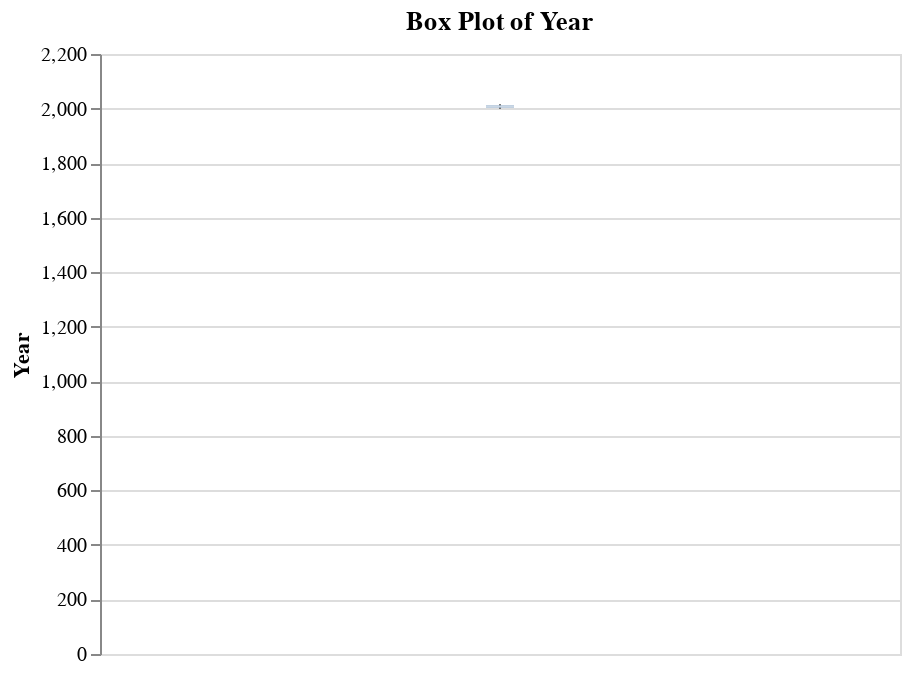
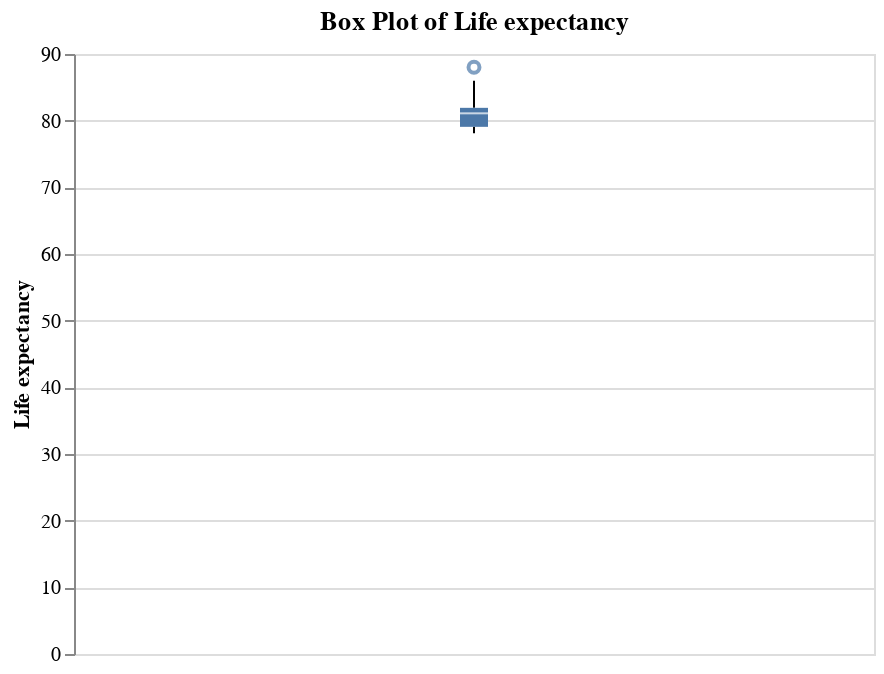
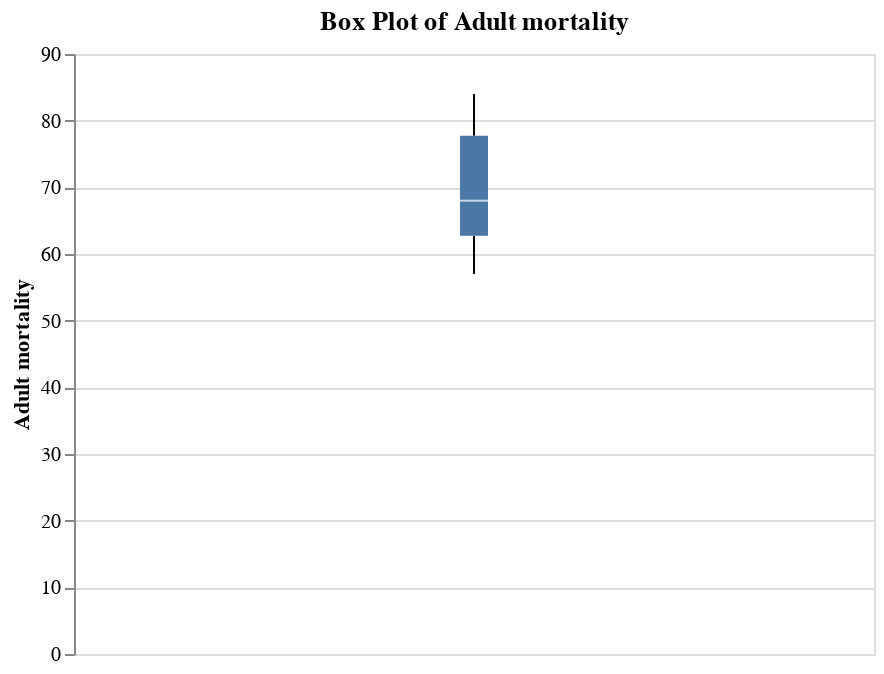
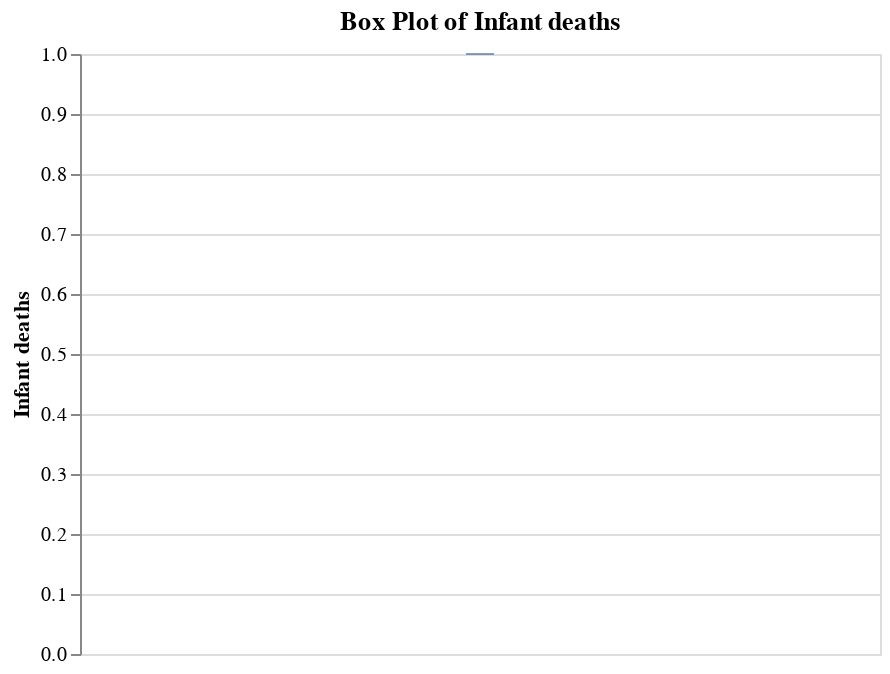

Source (notebook cell) for these figures, in order:
### Code cell
# getting the boxplots for the Netherlands
for column in subset_Netherlands.select_dtypes(include=['float64', 'int64']).columns:
    # Create a box plot for the current column
    chart = alt.Chart(subset_Netherlands).mark_boxplot().encode(
        y=alt.Y(f'{column}:Q', title=column)  # Using f-string for dynamic column naming
    ).properties(
        width=400,
        height=300,
        title=f'Box Plot of {column}'
    )

    # Display the chart
    chart.display()

### Figure 1 — Vega-Lite specification as saved in the notebook (floating-point values rounded to 4 significant figures)
{"config": {"view": {"continuousWidth": 400, "continuousHeight": 300}}, "data": {"name": "data-e1091ad9083535560c70525333a9b06f"}, "mark": "boxplot", "encoding": {"y": {"field": "Year", "title": "Year", "type": "quantitative"}}, "height": 300, "title": "Box Plot of Year", "width": 400, "$schema": "https://vega.github.io/schema/vega-lite/v4.17.0.json", "datasets": {"data-e1091ad9083535560c70525333a9b06f": [{"Country": "Netherlands", "Year": 2015, "Status": "Developed", "Life expectancy": 81.9, "Adult mortality": 57.0, "Infant deaths": 1, "Under-five deaths": 1, "Population": 16939923, "Schooling": 18.1}, {"Country": "Netherlands", "Year": 2014, "Status": "Developed", "Life expectancy": 81.7, "Adult mortality": 58.0, "Infant deaths": 1, "Under-five deaths": 1, "Population": 16865800, "Schooling": 18.1}, {"Country": "Netherlands", "Year": 2013, "Status": "Developed", "Life expectancy": 81.4, "Adult mortality": 60.0, "Infant deaths": 1, "Under-five deaths": 1, "Population": 16844320, "Schooling": 18.1}, {"Country": "Netherlands", "Year": 2012, "Status": "Developed", "Life expectancy": 81.1, "Adult mortality": 62.0, "Infant deaths": 1, "Under-five deaths": 1, "Population": 16754962, "Schooling": 18.1}, {"Country": "Netherlands", "Year": 2011, "Status": "Developed", "Life expectancy": 81.1, "Adult mortality": 63.0, "Infant deaths": 1, "Under-five deaths": 1, "Population": 16693740, "Schooling": 17.2}, {"Country": "Netherlands", "Year": 2010, "Status": "Developed", "Life expectancy": 88.0, "Adult mortality": 64.0, "Infant deaths": 1, "Under-five deaths": 1, "Population": 16615394, "Schooling": 17.0}, {"Country": "Netherlands", "Year": 2009, "Status": "Developed", "Life expectancy": 86.0, "Adult mortality": 65.0, "Infant deaths": 1, "Under-five deaths": 1, "Population": 16533880, "Schooling": 16.9}, {"Country": "Netherlands", "Year": 2008, "Status": "Developed", "Life expectancy": 83.0, "Adult mortality": 68.0, "Infant deaths": 1, "Under-five deaths": 1, "Population": 16445593, "Schooling": 16.8}, {"Country": "Netherlands", "Year": 2007, "Status": "Developed", "Life expectancy": 82.0, "Adult mortality": 68.0, "Infant deaths": 1, "Under-five deaths": 1, "Population": 16381696, "Schooling": 16.6}, {"Country": "Netherlands", "Year": 2006, "Status": "Developed", "Life expectancy": 79.8, "Adult mortality": 71.0, "Infant deaths": 1, "Under-five deaths": 1, "Population": 16346110, "Schooling": 16.5}, {"Country": "Netherlands", "Year": 2005, "Status": "Developed", "Life expectancy": 79.4, "Adult mortality": 72.0, "Infant deaths": 1, "Under-five deaths": 1, "Population": 16319868, "Schooling": 16.4}, {"Country": "Netherlands", "Year": 2004, "Status": "Developed", "Life expectancy": 79.2, "Adult mortality": 77.0, "Infant deaths": 1, "Under-five deaths": 1, "Population": 16281779, "Schooling": 16.5}, {"Country": "Netherlands", "Year": 2003, "Status": "Developed", "Life expectancy": 78.7, "Adult mortality": 80.0, "Infant deaths": 1, "Under-five deaths": 1, "Population": 16225320, "Schooling": 16.5}, {"Country": "Netherlands", "Year": 2002, "Status": "Developed", "Life expectancy": 78.4, "Adult mortality": 81.0, "Infant deaths": 1, "Under-five deaths": 1, "Population": 16148929, "Schooling": 16.9}, {"Country": "Netherlands", "Year": 2001, "Status": "Developed", "Life expectancy": 78.3, "Adult mortality": 82.0, "Infant deaths": 1, "Under-five deaths": 1, "Population": 16225320, "Schooling": 16.7}, {"Country": "Netherlands", "Year": 2000, "Status": "Developed", "Life expectancy": 78.1, "Adult mortality": 84.0, "Infant deaths": 1, "Under-five deaths": 1, "Population": 15925513, "Schooling": 16.5}]}}

### Figure 2 — Vega-Lite specification as saved in the notebook (floating-point values rounded to 4 significant figures)
{"config": {"view": {"continuousWidth": 400, "continuousHeight": 300}}, "data": {"name": "data-e1091ad9083535560c70525333a9b06f"}, "mark": "boxplot", "encoding": {"y": {"field": "Life expectancy", "title": "Life expectancy", "type": "quantitative"}}, "height": 300, "title": "Box Plot of Life expectancy", "width": 400, "$schema": "https://vega.github.io/schema/vega-lite/v4.17.0.json", "datasets": {"data-e1091ad9083535560c70525333a9b06f": [{"Country": "Netherlands", "Year": 2015, "Status": "Developed", "Life expectancy": 81.9, "Adult mortality": 57.0, "Infant deaths": 1, "Under-five deaths": 1, "Population": 16939923, "Schooling": 18.1}, {"Country": "Netherlands", "Year": 2014, "Status": "Developed", "Life expectancy": 81.7, "Adult mortality": 58.0, "Infant deaths": 1, "Under-five deaths": 1, "Population": 16865800, "Schooling": 18.1}, {"Country": "Netherlands", "Year": 2013, "Status": "Developed", "Life expectancy": 81.4, "Adult mortality": 60.0, "Infant deaths": 1, "Under-five deaths": 1, "Population": 16844320, "Schooling": 18.1}, {"Country": "Netherlands", "Year": 2012, "Status": "Developed", "Life expectancy": 81.1, "Adult mortality": 62.0, "Infant deaths": 1, "Under-five deaths": 1, "Population": 16754962, "Schooling": 18.1}, {"Country": "Netherlands", "Year": 2011, "Status": "Developed", "Life expectancy": 81.1, "Adult mortality": 63.0, "Infant deaths": 1, "Under-five deaths": 1, "Population": 16693740, "Schooling": 17.2}, {"Country": "Netherlands", "Year": 2010, "Status": "Developed", "Life expectancy": 88.0, "Adult mortality": 64.0, "Infant deaths": 1, "Under-five deaths": 1, "Population": 16615394, "Schooling": 17.0}, {"Country": "Netherlands", "Year": 2009, "Status": "Developed", "Life expectancy": 86.0, "Adult mortality": 65.0, "Infant deaths": 1, "Under-five deaths": 1, "Population": 16533880, "Schooling": 16.9}, {"Country": "Netherlands", "Year": 2008, "Status": "Developed", "Life expectancy": 83.0, "Adult mortality": 68.0, "Infant deaths": 1, "Under-five deaths": 1, "Population": 16445593, "Schooling": 16.8}, {"Country": "Netherlands", "Year": 2007, "Status": "Developed", "Life expectancy": 82.0, "Adult mortality": 68.0, "Infant deaths": 1, "Under-five deaths": 1, "Population": 16381696, "Schooling": 16.6}, {"Country": "Netherlands", "Year": 2006, "Status": "Developed", "Life expectancy": 79.8, "Adult mortality": 71.0, "Infant deaths": 1, "Under-five deaths": 1, "Population": 16346110, "Schooling": 16.5}, {"Country": "Netherlands", "Year": 2005, "Status": "Developed", "Life expectancy": 79.4, "Adult mortality": 72.0, "Infant deaths": 1, "Under-five deaths": 1, "Population": 16319868, "Schooling": 16.4}, {"Country": "Netherlands", "Year": 2004, "Status": "Developed", "Life expectancy": 79.2, "Adult mortality": 77.0, "Infant deaths": 1, "Under-five deaths": 1, "Population": 16281779, "Schooling": 16.5}, {"Country": "Netherlands", "Year": 2003, "Status": "Developed", "Life expectancy": 78.7, "Adult mortality": 80.0, "Infant deaths": 1, "Under-five deaths": 1, "Population": 16225320, "Schooling": 16.5}, {"Country": "Netherlands", "Year": 2002, "Status": "Developed", "Life expectancy": 78.4, "Adult mortality": 81.0, "Infant deaths": 1, "Under-five deaths": 1, "Population": 16148929, "Schooling": 16.9}, {"Country": "Netherlands", "Year": 2001, "Status": "Developed", "Life expectancy": 78.3, "Adult mortality": 82.0, "Infant deaths": 1, "Under-five deaths": 1, "Population": 16225320, "Schooling": 16.7}, {"Country": "Netherlands", "Year": 2000, "Status": "Developed", "Life expectancy": 78.1, "Adult mortality": 84.0, "Infant deaths": 1, "Under-five deaths": 1, "Population": 15925513, "Schooling": 16.5}]}}

### Figure 3 — Vega-Lite specification as saved in the notebook (floating-point values rounded to 4 significant figures)
{"config": {"view": {"continuousWidth": 400, "continuousHeight": 300}}, "data": {"name": "data-e1091ad9083535560c70525333a9b06f"}, "mark": "boxplot", "encoding": {"y": {"field": "Adult mortality", "title": "Adult mortality", "type": "quantitative"}}, "height": 300, "title": "Box Plot of Adult mortality", "width": 400, "$schema": "https://vega.github.io/schema/vega-lite/v4.17.0.json", "datasets": {"data-e1091ad9083535560c70525333a9b06f": [{"Country": "Netherlands", "Year": 2015, "Status": "Developed", "Life expectancy": 81.9, "Adult mortality": 57.0, "Infant deaths": 1, "Under-five deaths": 1, "Population": 16939923, "Schooling": 18.1}, {"Country": "Netherlands", "Year": 2014, "Status": "Developed", "Life expectancy": 81.7, "Adult mortality": 58.0, "Infant deaths": 1, "Under-five deaths": 1, "Population": 16865800, "Schooling": 18.1}, {"Country": "Netherlands", "Year": 2013, "Status": "Developed", "Life expectancy": 81.4, "Adult mortality": 60.0, "Infant deaths": 1, "Under-five deaths": 1, "Population": 16844320, "Schooling": 18.1}, {"Country": "Netherlands", "Year": 2012, "Status": "Developed", "Life expectancy": 81.1, "Adult mortality": 62.0, "Infant deaths": 1, "Under-five deaths": 1, "Population": 16754962, "Schooling": 18.1}, {"Country": "Netherlands", "Year": 2011, "Status": "Developed", "Life expectancy": 81.1, "Adult mortality": 63.0, "Infant deaths": 1, "Under-five deaths": 1, "Population": 16693740, "Schooling": 17.2}, {"Country": "Netherlands", "Year": 2010, "Status": "Developed", "Life expectancy": 88.0, "Adult mortality": 64.0, "Infant deaths": 1, "Under-five deaths": 1, "Population": 16615394, "Schooling": 17.0}, {"Country": "Netherlands", "Year": 2009, "Status": "Developed", "Life expectancy": 86.0, "Adult mortality": 65.0, "Infant deaths": 1, "Under-five deaths": 1, "Population": 16533880, "Schooling": 16.9}, {"Country": "Netherlands", "Year": 2008, "Status": "Developed", "Life expectancy": 83.0, "Adult mortality": 68.0, "Infant deaths": 1, "Under-five deaths": 1, "Population": 16445593, "Schooling": 16.8}, {"Country": "Netherlands", "Year": 2007, "Status": "Developed", "Life expectancy": 82.0, "Adult mortality": 68.0, "Infant deaths": 1, "Under-five deaths": 1, "Population": 16381696, "Schooling": 16.6}, {"Country": "Netherlands", "Year": 2006, "Status": "Developed", "Life expectancy": 79.8, "Adult mortality": 71.0, "Infant deaths": 1, "Under-five deaths": 1, "Population": 16346110, "Schooling": 16.5}, {"Country": "Netherlands", "Year": 2005, "Status": "Developed", "Life expectancy": 79.4, "Adult mortality": 72.0, "Infant deaths": 1, "Under-five deaths": 1, "Population": 16319868, "Schooling": 16.4}, {"Country": "Netherlands", "Year": 2004, "Status": "Developed", "Life expectancy": 79.2, "Adult mortality": 77.0, "Infant deaths": 1, "Under-five deaths": 1, "Population": 16281779, "Schooling": 16.5}, {"Country": "Netherlands", "Year": 2003, "Status": "Developed", "Life expectancy": 78.7, "Adult mortality": 80.0, "Infant deaths": 1, "Under-five deaths": 1, "Population": 16225320, "Schooling": 16.5}, {"Country": "Netherlands", "Year": 2002, "Status": "Developed", "Life expectancy": 78.4, "Adult mortality": 81.0, "Infant deaths": 1, "Under-five deaths": 1, "Population": 16148929, "Schooling": 16.9}, {"Country": "Netherlands", "Year": 2001, "Status": "Developed", "Life expectancy": 78.3, "Adult mortality": 82.0, "Infant deaths": 1, "Under-five deaths": 1, "Population": 16225320, "Schooling": 16.7}, {"Country": "Netherlands", "Year": 2000, "Status": "Developed", "Life expectancy": 78.1, "Adult mortality": 84.0, "Infant deaths": 1, "Under-five deaths": 1, "Population": 15925513, "Schooling": 16.5}]}}

### Figure 4 — Vega-Lite specification as saved in the notebook (floating-point values rounded to 4 significant figures)
{"config": {"view": {"continuousWidth": 400, "continuousHeight": 300}}, "data": {"name": "data-e1091ad9083535560c70525333a9b06f"}, "mark": "boxplot", "encoding": {"y": {"field": "Infant deaths", "title": "Infant deaths", "type": "quantitative"}}, "height": 300, "title": "Box Plot of Infant deaths", "width": 400, "$schema": "https://vega.github.io/schema/vega-lite/v4.17.0.json", "datasets": {"data-e1091ad9083535560c70525333a9b06f": [{"Country": "Netherlands", "Year": 2015, "Status": "Developed", "Life expectancy": 81.9, "Adult mortality": 57.0, "Infant deaths": 1, "Under-five deaths": 1, "Population": 16939923, "Schooling": 18.1}, {"Country": "Netherlands", "Year": 2014, "Status": "Developed", "Life expectancy": 81.7, "Adult mortality": 58.0, "Infant deaths": 1, "Under-five deaths": 1, "Population": 16865800, "Schooling": 18.1}, {"Country": "Netherlands", "Year": 2013, "Status": "Developed", "Life expectancy": 81.4, "Adult mortality": 60.0, "Infant deaths": 1, "Under-five deaths": 1, "Population": 16844320, "Schooling": 18.1}, {"Country": "Netherlands", "Year": 2012, "Status": "Developed", "Life expectancy": 81.1, "Adult mortality": 62.0, "Infant deaths": 1, "Under-five deaths": 1, "Population": 16754962, "Schooling": 18.1}, {"Country": "Netherlands", "Year": 2011, "Status": "Developed", "Life expectancy": 81.1, "Adult mortality": 63.0, "Infant deaths": 1, "Under-five deaths": 1, "Population": 16693740, "Schooling": 17.2}, {"Country": "Netherlands", "Year": 2010, "Status": "Developed", "Life expectancy": 88.0, "Adult mortality": 64.0, "Infant deaths": 1, "Under-five deaths": 1, "Population": 16615394, "Schooling": 17.0}, {"Country": "Netherlands", "Year": 2009, "Status": "Developed", "Life expectancy": 86.0, "Adult mortality": 65.0, "Infant deaths": 1, "Under-five deaths": 1, "Population": 16533880, "Schooling": 16.9}, {"Country": "Netherlands", "Year": 2008, "Status": "Developed", "Life expectancy": 83.0, "Adult mortality": 68.0, "Infant deaths": 1, "Under-five deaths": 1, "Population": 16445593, "Schooling": 16.8}, {"Country": "Netherlands", "Year": 2007, "Status": "Developed", "Life expectancy": 82.0, "Adult mortality": 68.0, "Infant deaths": 1, "Under-five deaths": 1, "Population": 16381696, "Schooling": 16.6}, {"Country": "Netherlands", "Year": 2006, "Status": "Developed", "Life expectancy": 79.8, "Adult mortality": 71.0, "Infant deaths": 1, "Under-five deaths": 1, "Population": 16346110, "Schooling": 16.5}, {"Country": "Netherlands", "Year": 2005, "Status": "Developed", "Life expectancy": 79.4, "Adult mortality": 72.0, "Infant deaths": 1, "Under-five deaths": 1, "Population": 16319868, "Schooling": 16.4}, {"Country": "Netherlands", "Year": 2004, "Status": "Developed", "Life expectancy": 79.2, "Adult mortality": 77.0, "Infant deaths": 1, "Under-five deaths": 1, "Population": 16281779, "Schooling": 16.5}, {"Country": "Netherlands", "Year": 2003, "Status": "Developed", "Life expectancy": 78.7, "Adult mortality": 80.0, "Infant deaths": 1, "Under-five deaths": 1, "Population": 16225320, "Schooling": 16.5}, {"Country": "Netherlands", "Year": 2002, "Status": "Developed", "Life expectancy": 78.4, "Adult mortality": 81.0, "Infant deaths": 1, "Under-five deaths": 1, "Population": 16148929, "Schooling": 16.9}, {"Country": "Netherlands", "Year": 2001, "Status": "Developed", "Life expectancy": 78.3, "Adult mortality": 82.0, "Infant deaths": 1, "Under-five deaths": 1, "Population": 16225320, "Schooling": 16.7}, {"Country": "Netherlands", "Year": 2000, "Status": "Developed", "Life expectancy": 78.1, "Adult mortality": 84.0, "Infant deaths": 1, "Under-five deaths": 1, "Population": 15925513, "Schooling": 16.5}]}}
